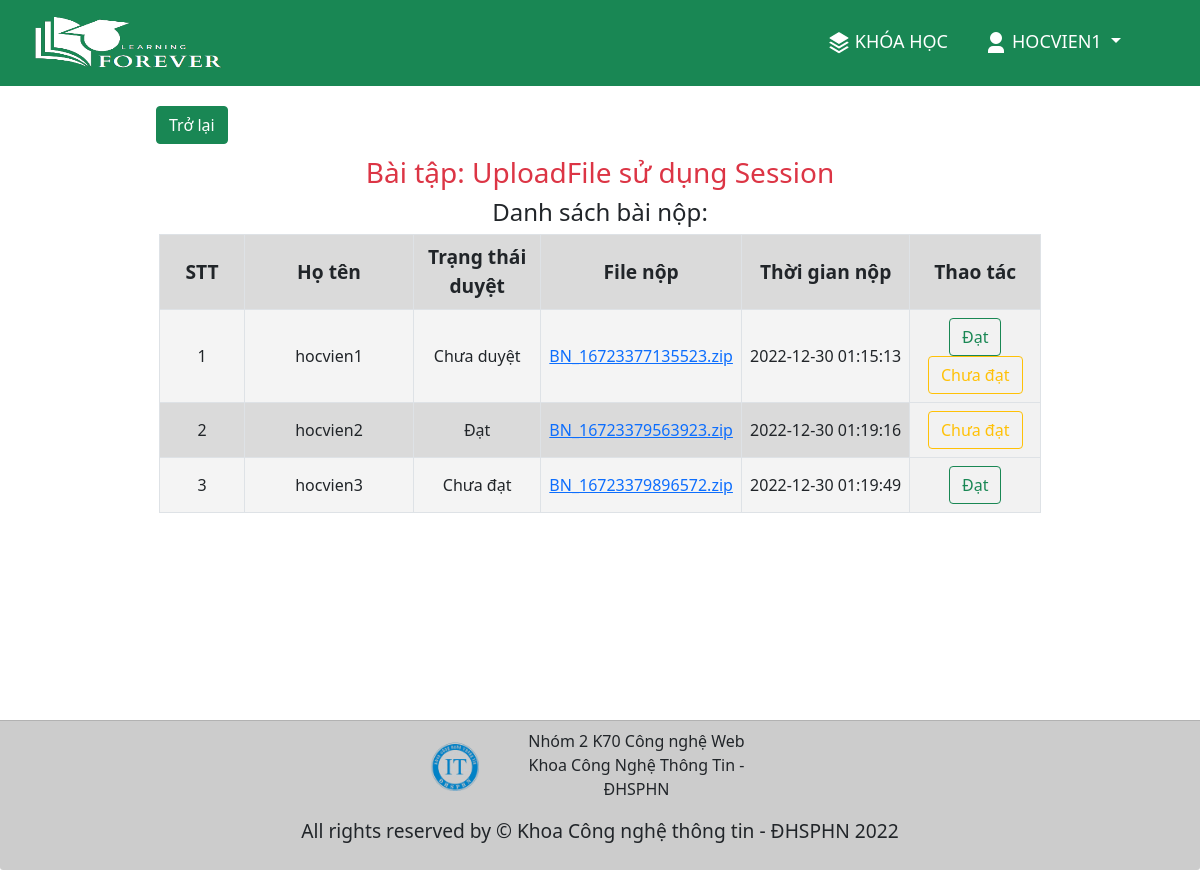
The page /QuanLyBaiNop.php?idBT=48 (signed in) on the database its author committed.
### tables this page shows
CREATE TABLE `tb_tai_khoan` (
  `ten_dang_nhap` varchar(255) NOT NULL,
  `ten_hien_thi` varchar(255) NOT NULL,
  `mat_khau` varchar(50) NOT NULL,
  `doi_tuong` tinyint(1) NOT NULL DEFAULT 0,
  `ngay_sinh` date DEFAULT NULL,
  `gioi_tinh` tinyint(4) NOT NULL DEFAULT -1
);

CREATE TABLE `tb_bai_tap` (
  `id` int(11) NOT NULL,
  `id_chu_de` int(11) NOT NULL,
  `ten_bai_tap` varchar(100) NOT NULL,
  `so_bai_thu` int(11) NOT NULL DEFAULT 1,
  `ngay_mo` datetime NOT NULL DEFAULT current_timestamp(),
  `han_nop` datetime NOT NULL,
  `ten_file_bai_tap` varchar(50) NOT NULL,
  `ten_file_tai_lieu` varchar(50) NOT NULL
);

CREATE TABLE `tb_bai_nop` (
  `id` int(11) NOT NULL,
  `id_bai_tap` int(11) NOT NULL,
  `ten_tai_khoan` varchar(50) NOT NULL,
  `ten_file_nop` varchar(50) NOT NULL,
  `thoi_gian_nop` datetime NOT NULL DEFAULT current_timestamp(),
  `trang_thai` smallint(6) NOT NULL DEFAULT 0
);

### function.php (called while the page is built, shortened)
<?php
$folderBN = "assets/uploadFile/fileBaiNop/";
	function selectTK($user){
		GLOBAL $conn;
		$sql = "SELECT * FROM tb_tai_khoan WHERE ten_dang_nhap = '$user'";
		$query = mysqli_query($conn, $sql);
		return mysqli_fetch_array($query);
	}
	function selectBT($idBT){
        GLOBAL $conn;
        $sql = "SELECT * FROM tb_bai_tap WHERE id = $idBT";
        $query = mysqli_query($conn, $sql);
        return mysqli_fetch_array($query);
    }
?>

### QuanLyBaiNop.php (the view, shortened to what this page needs)
<?php
	include "Connect.php";
?>
<!DOCTYPE html>
<html>
<head>
    <link href="https://cdn.jsdelivr.net/npm/remixicon@2.5.0/fonts/remixicon.css" rel="stylesheet">
	<link rel="stylesheet" type="text/css" href="assets/bootstrap/css/bootstrap.css">
    <link rel="stylesheet" type="text/css" href="assets/cssX/check.css">
</head>
<body>
    <main style="min-height: 90vh; max-width: 100%;">
    	<?php
            include "navbar.php";
            $idBT = $_GET['idBT'];
            $row = selectBT($idBT);
        ?>
        <div style="height: 86px;"></div>
        <div id="action" style="margin: 20px 0 0 13%;">
            <a class="btn btn-success" href="ChuDeKhoaHoc.php?idKH=<?php echo $_SESSION['idKH']; ?>">Trở lại</a>
        </div>
        <div class="d-flex flex-wrap flex-column align-items-center" style="padding: 1%">
               <p class="h3 text-danger">Bài tập: <?php echo $row['ten_bai_tap']; ?> </p>
            <h4>Danh sách bài nộp:</h4>
            <?php
                function trangThai($n){
                    if ($n == 0) {
                        return "Chưa duyệt";
                    } elseif ($n == 1) {
                        return "Đạt";
                    }
                    return "Chưa đạt";
                }
            ?>
            <table class="table table-bordered w-75" style="text-align: center; vertical-align: middle;">
                <tr style="background: #DADADA; font-size: 1.2rem;">
                    <th>STT</th>
                    <th>Họ tên</th>
                    <th>Trạng thái duyệt</th>
                    <th>File nộp</th>
                    <th>Thời gian nộp</th>
                    <th>Thao tác</th>
                </tr>
            <?php
                $sqlBN = "SELECT * FROM tb_bai_nop WHERE id_bai_tap = $idBT";
                $queryBN = mysqli_query($conn, $sqlBN);
                $num = mysqli_num_rows($queryBN);
                if ($num <= 0) {
                    echo
                    "
                        <tr bgcolor='pink'>
                            <td colspan='6'>Chưa có bài nộp</td>
                        </tr>
                    ";
                } else {
                    $dem = 1;
                    while ($rowBN = mysqli_fetch_array($queryBN)) {
            ?>
                <tr style="<?php if ($dem % 2 == 0){
                    echo "background: #DADADA";
                } else  echo "background: #F4F4F4"; ?>">
                    <td width="10%"><?php echo $dem; ?></td>
                    <td width="20%"><?php
                        $tk = selectTK($rowBN['ten_tai_khoan']);
                        echo $tk['ten_hien_thi']; ?>
                    </td>
                    <td width="15%">
                        <span class="h6">
                            <?php
                                $a = trangThai($rowBN['trang_thai']);
                                echo $a;
                            ?>
                        </span>
                    </td>
                    <td width="20%"><a target="_blank" href="<?php echo $folderBN . $rowBN['ten_file_nop']; ?>"><?php echo $rowBN['ten_file_nop']; ?></a></td>
                    <td width="20%"><?php echo $rowBN['thoi_gian_nop']; ?></td>
                    <td width="15%" style="background: #F2F2F2;">
                        <form method="post" name="formThayDoiTrangThai">
                        <?php if ($rowBN['trang_thai'] != 1) { ?>
                            <input type="submit" name="btnDat" value="Đạt" class="btn btn-outline-success">
                        <?php
                                }
                            if ($rowBN['trang_thai'] != -1) {
                        ?>
                            <input type="submit" name="btnChuaDat" value="Chưa đạt" class="btn btn-outline-warning">
                        <?php } ?>
                        </form>
                    </td>
                </tr>
            <?php
                $dem += 1;
                    }
                }
            ?>
            </table>
        </div>
    </main>
    <?php include "footer.php"; ?>
</body>
</html>

### navbar.php (shortened to what this page needs)
<nav class="navbar navbar-expand-lg text-uppercase fixed-top bg-success" id="mainNav">
        <div class="container-fluid">
            	<a class="navbar-brand px-3" href="KhoaHoc.php">
					<img width="200px" height="60px" src="assets/image/logoA.png">
	            </a>
            <div class="collapse navbar-collapse" id="navbarResponsive">
                <ul class="navbar-nav ms-auto" style="font-size: 18px;">
			    	<li class="nav-item dropdown">
					  <a class="text-nav nav-link active py-3 px-0 px-lg-3 rounded text-white" href="KhoaHoc.php"><img class="p-1" src="assets/image/stack.png">Khóa học</a>
					</li>
				<?php
						$row = selectTK($_SESSION['user']);
					?>
					<li class="nav-item dropdown" style="margin-right: 24px; min-width: 200px;">
					  <a class="text-nav nav-link dropdown-toggle active py-3 px-0 px-lg-3 rounded text-white" href="#" id="navbarDropdownMenuLink" role="button" data-bs-toggle="dropdown" aria-expanded="false">
					    <?php
					    	echo "<img class='p-1' src='assets/image/user.png'>" .$row['ten_hien_thi'];
					    ?>
					  </a>
					</li>
				</ul>
            </div>
        </div>
    </nav>

### rows shown on the page
tb_tai_khoan: ten_hien_thi "HOCVIEN1"
tb_bai_tap: ten_bai_tap "UploadFile sử dụng Session"
tb_bai_nop: ten_tai_khoan.ten_hien_thi "hocvien1", trang_thai "Chưa duyệt", ten_file_nop "BN_16723377135523.zip", thoi_gian_nop "2022-12-30 01:15:13"
tb_bai_nop: ten_tai_khoan.ten_hien_thi "hocvien2", trang_thai "Đạt", ten_file_nop "BN_16723379563923.zip", thoi_gian_nop "2022-12-30 01:19:16"
tb_bai_nop: ten_tai_khoan.ten_hien_thi "hocvien3", trang_thai "Chưa đạt", ten_file_nop "BN_16723379896572.zip", thoi_gian_nop "2022-12-30 01:19:49"
